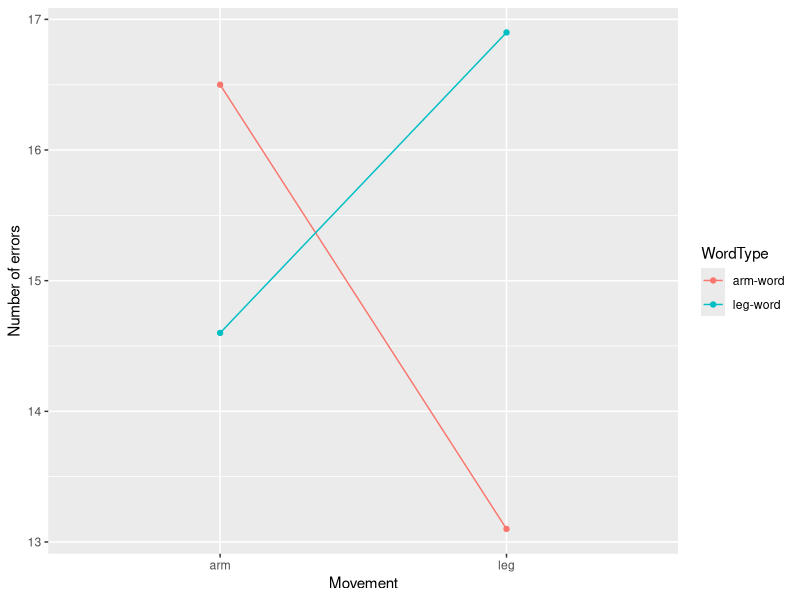
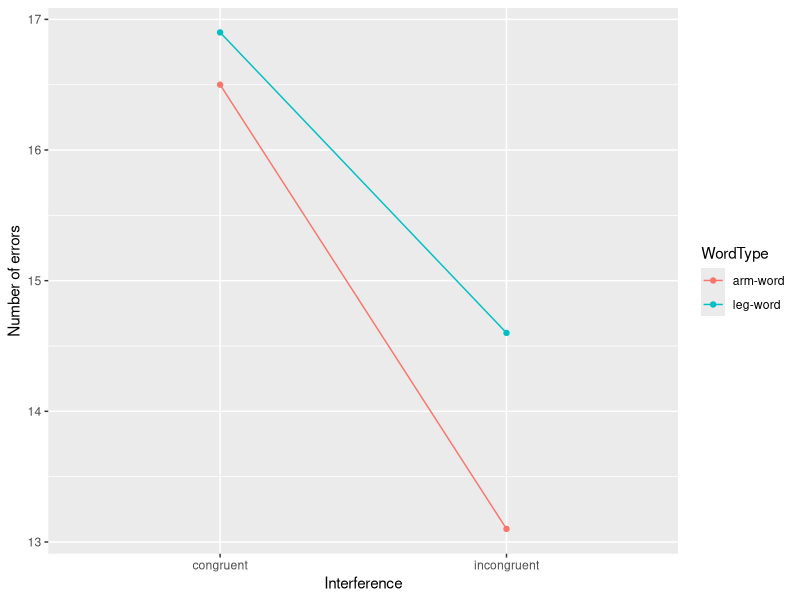
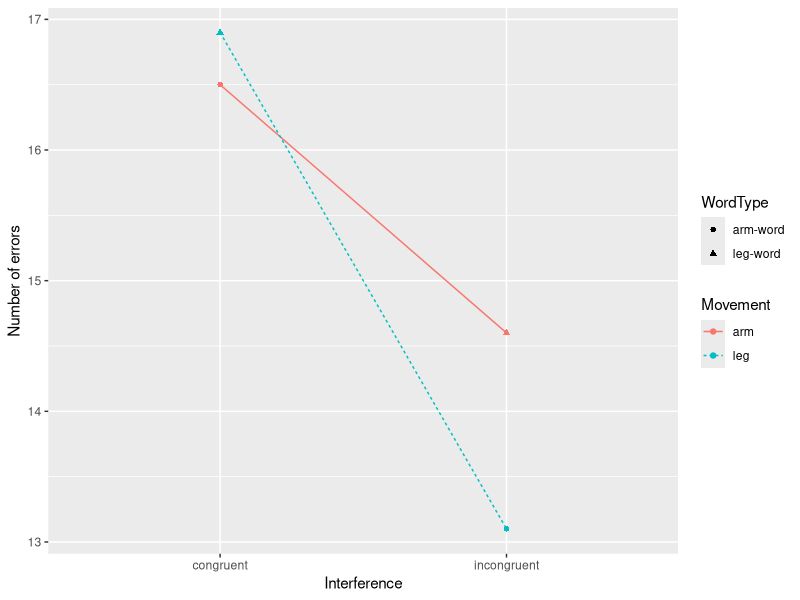

These charts were generated, in order, by the following R code:
## ---- chunk 1
library(knitr)
library(ggplot2)
# library(GGally)
library(dplyr)
# library(tidyr)
# library(lme4)
knitr::opts_chunk$set(echo = FALSE, fig.height = 3.5)
## ---- chunk 2
sp_means <- expand.grid(WordType = c("arm-word", "leg-word"), Movement = c("arm", "leg"))
sp_means$M <- c(16.5, 14.6, 13.1, 16.9)
kable(sp_means)
## ---- chunk 3
ggplot(sp_means, aes(x = Movement, y = M, colour = WordType, group = WordType)) +
  geom_point() +
  geom_line() +
  ylab("Number of errors")
## ---- chunk 4
sp_means$Interference <- c("congruent", "incongruent", "incongruent", "congruent")
kable(sp_means[, c("WordType", "Movement", "Interference", "M")])
## ---- chunk 5
ggplot(sp_means, aes(x = Interference, y = M, colour = WordType, group = WordType)) +
  geom_point() +
  geom_line() +
  ylab("Number of errors")
## ---- chunk 6
ggplot(sp_means, aes(x = Interference, y = M, colour = Movement, group = Movement,
                     linetype = Movement, shape = WordType)) +
  geom_point() +
  geom_line() +
  ylab("Number of errors")
## ---- chunk 7
d_arm <- .26
d_leg <- .55
## ---- chunk 8
sd_arm <- abs((sp_means$M[1] - sp_means$M[2]) / d_arm)
sd_leg <- abs((sp_means$M[3] - sp_means$M[4]) / d_leg)
